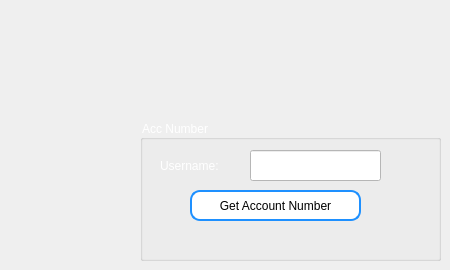
       <widget class="QWidget" name="page_5">
        <widget class="QGroupBox" name="groupBox_7">
         <property name="geometry">
          <rect>
           <x>140</x>
           <y>120</y>
           <width>301</width>
           <height>141</height>
          </rect>
         </property>
         <property name="styleSheet">
          <string notr="true">color: rgb(255, 255, 255);</string>
         </property>
         <property name="title">
          <string>Acc Number</string>
         </property>
         <widget class="QPushButton" name="pbGetAccNumAdmin">
          <property name="geometry">
           <rect>
            <x>50</x>
            <y>70</y>
            <width>171</width>
            <height>31</height>
           </rect>
          </property>
          <property name="styleSheet">
           <string notr="true">border-radius: 10px;  /* Adjust this value to control the curvature */
    border: 2px solid #1E90FF;  /* Border color: Dodger Blue */
background-color: rgb(255, 255, 255);
    padding: 5px;  /* Adjust padding as needed */
    font: 600 italic 12pt &quot;Segoe UI&quot;;  /* Font settings */
    color: rgb(0, 0, 0);  /* Text color */</string>
          </property>
          <property name="text">
           <string>Get Account Number</string>
          </property>
         </widget>
         <widget class="QLineEdit" name="lineEditUserNameAdmin">
          <property name="geometry">
           <rect>
            <x>110</x>
            <y>30</y>
            <width>131</width>
            <height>31</height>
           </rect>
          </property>
          <property name="styleSheet">
           <string notr="true">background-color: rgb(255, 255, 255);
font: 900 11pt &quot;Segoe UI&quot;;
color: rgb(0, 0, 0);</string>
          </property>
          <property name="text">
           <string/>
          </property>
         </widget>
         <widget class="QLabel" name="label_20">
          <property name="geometry">
           <rect>
            <x>20</x>
            <y>30</y>
            <width>81</width>
            <height>31</height>
           </rect>
          </property>
          <property name="styleSheet">
           <string notr="true">color: rgb(255, 255, 255);
font: 600 italic 12pt &quot;Segoe UI&quot;;</string>
          </property>
          <property name="text">
           <string>Username:</string>
          </property>
         </widget>
        </widget>
       </widget>
